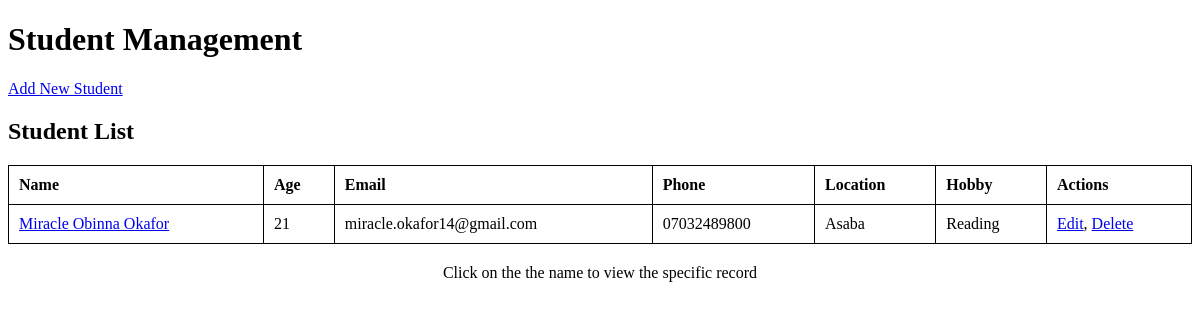
The app's page /students/, older data.
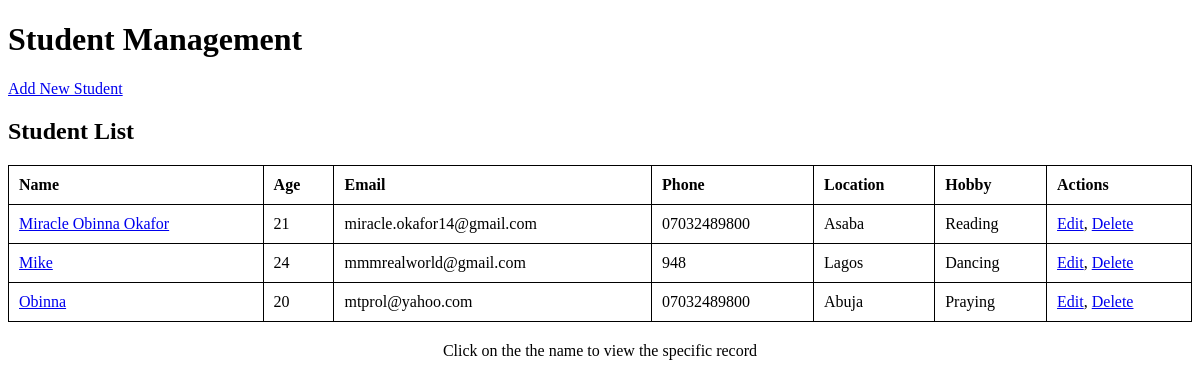
The same page, newer data.
### students/models.py (models this page shows, shortened)
class Student(models.Model):
    name = models.CharField(max_length=100)
    age = models.IntegerField()
    email = models.EmailField()
    phone = models.CharField(max_length=15)
    location = models.CharField(max_length=100)
    hobby = models.CharField(max_length=100)

### students/views.py (the view)
# urls.py: path('students/', views.student_list, name='student_list'),
def student_list(request, pk=None):
    students = Student.objects.all()
    student = None
    if pk:
        student = get_object_or_404(Student, pk=pk)
    return render(request, 'students/student_list.html', {'students': students, 'student': student})

### students/templates/students/student_list.html (shortened to what this page needs)
<!DOCTYPE html>
<html>
<head>
</head>
<body>
    <h1>Student Management</h1>
    <a href="{% url 'student_create' %}">Add New Student</a>
    <h2>Student List</h2>
    <table>
        <thead>
            <tr>
                <th>Name</th>
                <th>Age</th>
                <th>Email</th>
                <th>Phone</th>
                <th>Location</th>
                <th>Hobby</th>
                <th>Actions</th>
            </tr>
        </thead>
        <tbody>
            {% for student in students %}
            <tr>
                <td><a href="{% url 'student_detail' student.pk %}">{{ student.name }}</a></td>
                <td>{{ student.age }}</td>
                <td>{{ student.email }}</td>
                <td>{{ student.phone }}</td>
                <td>{{ student.location }}</td>
                <td>{{ student.hobby }}</td>
                <td>
                    <a href="{% url 'student_update' student.pk %}">Edit</a>,
                    <a href="{% url 'student_delete' student.pk %}">Delete</a>
                </td>
            </tr>
            {% endfor %}
        </tbody>
    </table>
    <p>Click on the the name to view the specific record</p>
</body>
</html>

### students/templates/students/student_list.html (style rules this page uses)
table { width: 100%; border-collapse: collapse; }
table, th, td { border: 1px solid black; }
th, td { padding: 10px; text-align: left; }
p { margin-top: 20px; text-align: center; }

Row changes from the older to the newer data that the page shows:
added Student: name "Mike", age "24", email "mmmrealworld@gmail.com", phone "948", location "Lagos", hobby "Dancing"
added Student: name "Obinna", age "20", email "mtprol@yahoo.com", phone "07032489800", location "Abuja", hobby "Praying"
